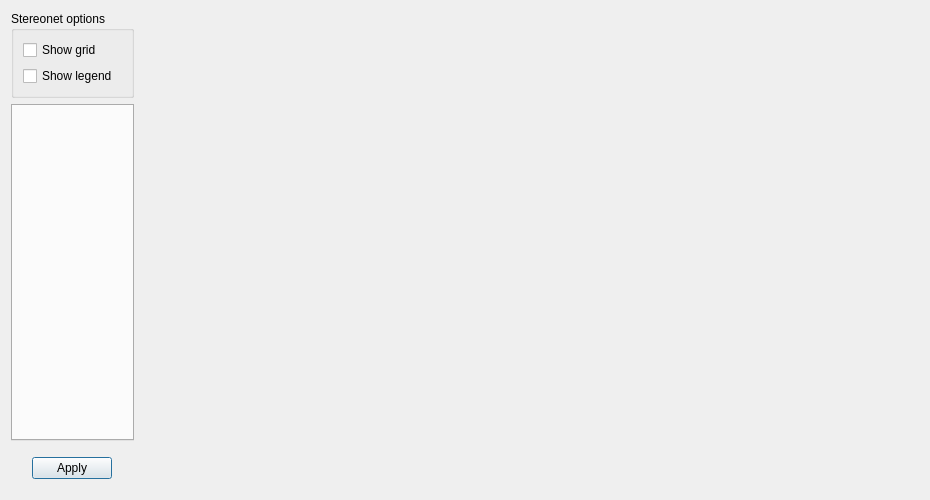
<?xml version="1.0" encoding="UTF-8"?>
<ui version="4.0">
 <class>Dialog</class>
 <widget class="QDialog" name="Dialog">
  <property name="geometry">
   <rect>
    <x>0</x>
    <y>0</y>
    <width>930</width>
    <height>500</height>
   </rect>
  </property>
  <property name="minimumSize">
   <size>
    <width>750</width>
    <height>500</height>
   </size>
  </property>
  <property name="windowTitle">
   <string>Dialog</string>
  </property>
  <layout class="QHBoxLayout" name="horizontalLayout" stretch="0,1">
   <item>
    <layout class="QVBoxLayout" name="verticalLayout">
     <item>
      <widget class="QGroupBox" name="groupBox">
       <property name="title">
        <string>Stereonet options</string>
       </property>
       <layout class="QVBoxLayout" name="verticalLayout_2">
        <item>
         <widget class="QCheckBox" name="checkBox">
          <property name="text">
           <string>Show grid</string>
          </property>
         </widget>
        </item>
        <item>
         <widget class="QCheckBox" name="checkBox_2">
          <property name="text">
           <string>Show legend</string>
          </property>
         </widget>
        </item>
       </layout>
      </widget>
     </item>
     <item>
      <widget class="QTabWidget" name="tabWidget">
       <property name="tabPosition">
        <enum>QTabWidget::West</enum>
       </property>
       <property name="currentIndex">
        <number>-1</number>
       </property>
      </widget>
     </item>
     <item>
      <layout class="QHBoxLayout" name="horizontalLayout_4">
       <property name="topMargin">
        <number>10</number>
       </property>
       <property name="bottomMargin">
        <number>10</number>
       </property>
       <item>
        <widget class="QPushButton" name="pushApply">
         <property name="sizePolicy">
          <sizepolicy hsizetype="Fixed" vsizetype="Fixed">
           <horstretch>0</horstretch>
           <verstretch>0</verstretch>
          </sizepolicy>
         </property>
         <property name="text">
          <string>Apply</string>
         </property>
        </widget>
       </item>
      </layout>
     </item>
    </layout>
   </item>
   <item>
    <layout class="QVBoxLayout" name="mplLayout"/>
   </item>
  </layout>
 </widget>
 <resources/>
 <connections/>
</ui>
